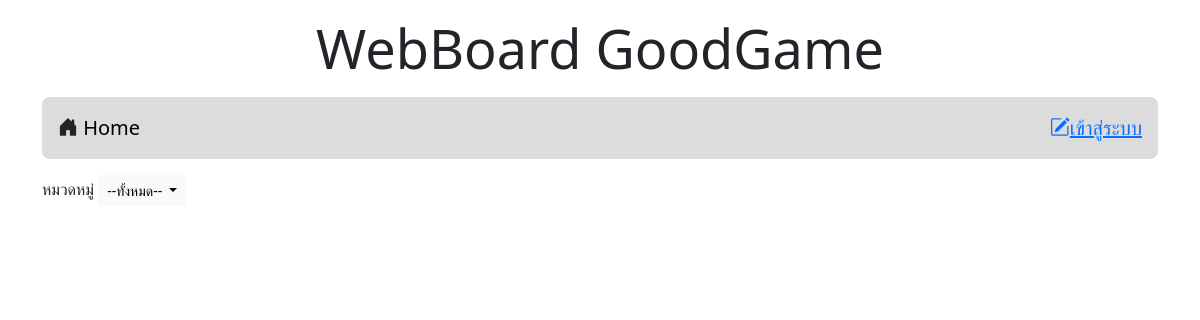
The app's page /, older data.
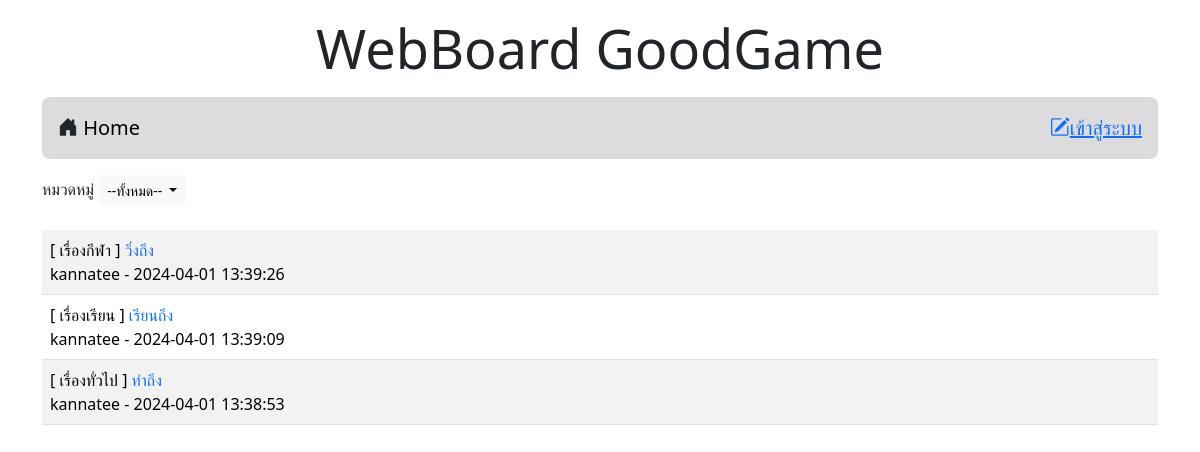
The same page, newer data.
### tables this page shows
CREATE TABLE `post` (
  `id` int(11) NOT NULL,
  `title` varchar(128) NOT NULL,
  `content` varchar(2048) NOT NULL,
  `post_date` datetime NOT NULL,
  `cat_id` int(11) NOT NULL,
  `user_id` int(11) NOT NULL
);

CREATE TABLE `category` (
  `id` int(11) NOT NULL,
  `name` varchar(32) NOT NULL
);

CREATE TABLE `user` (
  `id` int(11) NOT NULL,
  `login` varchar(32) NOT NULL,
  `password` varchar(64) NOT NULL,
  `name` varchar(64) NOT NULL,
  `gender` char(1) NOT NULL,
  `email` varchar(32) NOT NULL,
  `role` char(1) NOT NULL
);

### index.php (the view, shortened to what this page needs)
<!DOCTYPE html>
<html lang="en">
<head>
    <link rel="stylesheet" href="bootstrap-5.3.2-dist/css/bootstrap.min.css">
    <link rel="stylesheet" href="https://cdn.jsdelivr.net/npm/bootstrap-icons@1.11.3/font/bootstrap-icons.min.css">
</head>
<div class = "container-lg">
<h1 style="text-align: center;font-size: 54px;"class="mt-3">WebBoard GoodGame</h1>
</div>
<body class="container">
    <?php include('nav.php')?>
    <div class="my-2 d-flex justify-content-between">
        <div>
            <lable>หมวดหมู่</lable>
            <span class="dropdown">
                <?php
                    $conn=new PDO("mysql:host=localhost;dbname=webboard;charset=utf8","root","");
                ?>
                <button class="btn btn-light btn-sm dropdown-toggle" type="button" data-bs-toggle="dropdown" aria-expanded="false">
        <?php
            if(isset($_GET['id'])){
            $sql="SELECT name FROM category WHERE id=$_GET[id]";
            foreach($conn->query($sql)as $row)
            echo "$row[name]";
            }else{
            echo "--ทั้งหมด--";
            }
        ?>
         </button>
            <?php
                   $sql="SELECT * FROM category";
            ?>
        </span>
   </div>
</div>
    <table class="table table-striped mt-4 ">
        <?php
        $conn=new PDO("mysql:host=localhost;dbname=webboard;charset=utf8","root","");
        if(isset($_GET['id'])){
            $sql="SELECT t3.name,t1.title,t1.id,t2.login,t1.post_date,t2.id as 'user_id' FROM post as t1
            INNER JOIN user as t2 ON (t1.user_id=t2.id)
            INNER JOIN category as t3 ON (t1.cat_id=t3.id)
            WHERE t1.cat_id=$_GET[id]
            ORDER BY t1.post_date DESC" ;
        }else{
            $sql="SELECT t3.name,t1.title,t1.id,t2.login,t1.post_date,t2.id as 'user_id' FROM post as t1
            INNER JOIN user as t2 ON (t1.user_id=t2.id)
            INNER JOIN category as t3 ON (t1.cat_id=t3.id)
            ORDER BY t1.post_date DESC" ;
        }
        $result=$conn->query($sql);
        while($row=$result->fetch()){
            echo "<tr><td class='d-flex'>
            <div class='flex-grow-1'>[ $row[0] ]<a href=post.php?id=$row[2]
            style=text-decoration:none> $row[1]</a><br>$row[3] - $row[4]</div>";
        }
        ?>
    </table>
</body>
</html>

Row changes from the older to the newer data that the page shows:
added post: category.name "เรื่องกีฬา", title "วิ่งถึง", user.login "kannatee", post_date "2024-04-01 13:39:26"
added post: category.name "เรื่องเรียน", title "เรียนถึง", user.login "kannatee", post_date "2024-04-01 13:39:09"
added post: category.name "เรื่องทั่วไป", title "ทำถึง", user.login "kannatee", post_date "2024-04-01 13:38:53"
